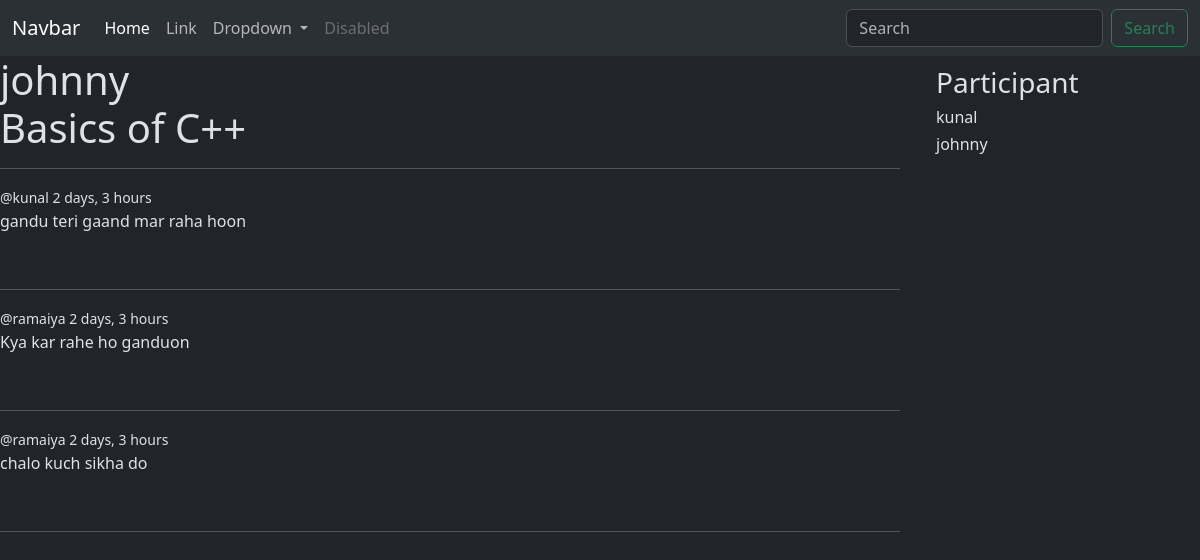
Page /room/3/ on the committed database.
### base/models.py (models this page shows, shortened)
class Room(models.Model):
    topic=models.ForeignKey(Topic,on_delete=models.SET_NULL,null=True)
    name=models.CharField(max_length=100)
    host=models.ForeignKey(User,on_delete=models.SET_NULL,null=True)
    description=models.CharField(max_length=200)
    participant=models.ManyToManyField(User,related_name='participant',blank=True)
    updated=models.DateTimeField(auto_now=True)
    created=models.DateTimeField(auto_now_add=True)
    class Meta:
        ordering=['-updated','-created']

class Message(models.Model):
    user=models.ForeignKey(User,on_delete=models.SET_NULL,null=True)
    text=models.TextField()
    room=models.ForeignKey(Room,on_delete=models.CASCADE)
    updated=models.DateTimeField(auto_now=True)
    created=models.DateTimeField(auto_now_add=True)
    class Meta:
        ordering=['-updated','-created']

### base/views.py (the view, shortened to what this page needs)
# urls.py: path('room/<str:pk>/',views.room,name="room"),
def room(request,pk):
    room=Room.objects.get(id=pk)
    participants=room.participant.all()
    room_message=room.message_set.all().order_by('-created')
    context={'room':room,'room_messages':room_message,'participants':participants}
    return render(request,'base/room.html',context)

### base/templates/base/room.html (shortened to what this page needs)
{% extends "layout.html" %}
{% block content %}
<div class="home">
    <div class="message-container">
        <h1>
            {{room.host.username}}<br>
            {{room.name}}
        </h1>
        <hr>
         {% for message in room_messages  %}
         <small class="small">@{{message.user}} {{message.created | timesince}} </small>
         <p>{{message.text}}</p>
         <br><hr>
         {% endfor %}
    </div>
    <div class="participants">
        <div style="margin: 10px; margin-left:3vw">
            <h3>Participant</h3>
            {% for participant in participants %}
                <h6>{{participant.username}}</h6>
            {% endfor %}
        </div>
    </div>
</div>
{% endblock content %}

### base/templates/base/room.html (style rules this page uses)
.home { display:grid; grid-template-columns: 3fr 1fr; }

### rows in the picture
Room: host.username "johnny", name "Basics of C++"
Message: user "kunal", created "2 days, 3 hours", text "gandu teri gaand mar raha hoon"
Message: user "ramaiya", created "2 days, 3 hours", text "Kya kar rahe ho ganduon"
Message: user "ramaiya", created "2 days, 3 hours", text "chalo kuch sikha do"

### other values in the picture
{{ participant.username }} "kunal"
{{ participant.username }} "johnny"
